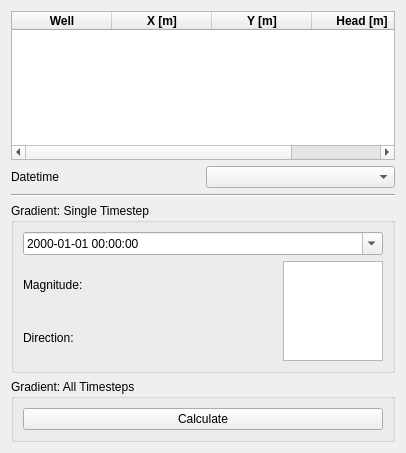
<?xml version="1.0" encoding="UTF-8"?>
<ui version="4.0">
 <class>Form</class>
 <widget class="QWidget" name="Form">
  <property name="geometry">
   <rect>
    <x>0</x>
    <y>0</y>
    <width>406</width>
    <height>453</height>
   </rect>
  </property>
  <property name="windowTitle">
   <string>Form</string>
  </property>
  <layout class="QVBoxLayout" name="verticalLayout_2">
   <item>
    <widget class="QTableWidget" name="tableWidget_menu">
     <property name="toolTip">
      <string>&lt;html&gt;&lt;head/&gt;&lt;body&gt;&lt;p&gt;Pass coordinates and measured values of the wells to the node. Then select wells of interest in this table.&lt;/p&gt;&lt;/body&gt;&lt;/html&gt;</string>
     </property>
     <property name="frameShape">
      <enum>QFrame::StyledPanel</enum>
     </property>
     <property name="frameShadow">
      <enum>QFrame::Sunken</enum>
     </property>
     <property name="horizontalScrollBarPolicy">
      <enum>Qt::ScrollBarAsNeeded</enum>
     </property>
     <property name="sizeAdjustPolicy">
      <enum>QAbstractScrollArea::AdjustToContents</enum>
     </property>
     <property name="editTriggers">
      <set>QAbstractItemView::AnyKeyPressed|QAbstractItemView::DoubleClicked|QAbstractItemView::EditKeyPressed</set>
     </property>
     <property name="alternatingRowColors">
      <bool>true</bool>
     </property>
     <property name="selectionMode">
      <enum>QAbstractItemView::NoSelection</enum>
     </property>
     <property name="selectionBehavior">
      <enum>QAbstractItemView::SelectRows</enum>
     </property>
     <property name="cornerButtonEnabled">
      <bool>false</bool>
     </property>
     <property name="rowCount">
      <number>0</number>
     </property>
     <property name="columnCount">
      <number>4</number>
     </property>
     <attribute name="horizontalHeaderCascadingSectionResizes">
      <bool>false</bool>
     </attribute>
     <attribute name="horizontalHeaderShowSortIndicator" stdset="0">
      <bool>false</bool>
     </attribute>
     <attribute name="horizontalHeaderStretchLastSection">
      <bool>true</bool>
     </attribute>
     <attribute name="verticalHeaderVisible">
      <bool>false</bool>
     </attribute>
     <column>
      <property name="text">
       <string>Well</string>
      </property>
      <property name="toolTip">
       <string>&lt;html&gt;&lt;head/&gt;&lt;body&gt;&lt;p&gt;Name of the well that is automatically read from the table in terminal `coord` of a current Node&lt;/p&gt;&lt;/body&gt;&lt;/html&gt;</string>
      </property>
      <property name="font">
       <font>
        <weight>75</weight>
        <bold>true</bold>
       </font>
      </property>
     </column>
     <column>
      <property name="text">
       <string>X [m]</string>
      </property>
      <property name="toolTip">
       <string>Cartesian X-coordinate of the well in meters</string>
      </property>
      <property name="font">
       <font>
        <weight>75</weight>
        <bold>true</bold>
       </font>
      </property>
     </column>
     <column>
      <property name="text">
       <string>Y [m]</string>
      </property>
      <property name="toolTip">
       <string>Cartesian Y-coordinate of the well in meters</string>
      </property>
      <property name="font">
       <font>
        <weight>75</weight>
        <bold>true</bold>
       </font>
      </property>
     </column>
     <column>
      <property name="text">
       <string>Head [m]</string>
      </property>
      <property name="toolTip">
       <string>&lt;html&gt;&lt;head/&gt;&lt;body&gt;&lt;p&gt;Groundwater head in meters in the well (select the column from the table in terminal `data`)&lt;/p&gt;&lt;/body&gt;&lt;/html&gt;</string>
      </property>
      <property name="font">
       <font>
        <weight>75</weight>
        <bold>true</bold>
       </font>
      </property>
     </column>
    </widget>
   </item>
   <item>
    <layout class="QHBoxLayout" name="layout_datetimeCB">
     <item>
      <widget class="QLabel" name="label_3">
       <property name="text">
        <string>Datetime</string>
       </property>
      </widget>
     </item>
     <item>
      <widget class="QComboBox" name="comboBox_Datetime">
       <property name="toolTip">
        <string>&lt;html&gt;&lt;head/&gt;&lt;body&gt;&lt;p&gt;Name of the column with `DateTime` information, in table from terminal `data`&lt;/p&gt;&lt;/body&gt;&lt;/html&gt;</string>
       </property>
      </widget>
     </item>
    </layout>
   </item>
   <item>
    <widget class="Line" name="line">
     <property name="orientation">
      <enum>Qt::Horizontal</enum>
     </property>
    </widget>
   </item>
   <item>
    <widget class="QGroupBox" name="groupBox_singleTS">
     <property name="title">
      <string>Gradient: Single Timestep</string>
     </property>
     <property name="flat">
      <bool>false</bool>
     </property>
     <property name="checkable">
      <bool>false</bool>
     </property>
     <layout class="QGridLayout" name="gridLayout">
      <item row="0" column="0" colspan="2">
       <widget class="QDateTimeEdit" name="dateTimeEdit">
        <property name="toolTip">
         <string>&lt;html&gt;&lt;head/&gt;&lt;body&gt;&lt;p&gt;Select a single timestep in the timeseries. The datetime given here have to exist in DataFrame in terminal&lt;span style=&quot; font-weight:600;&quot;&gt; `data`&lt;/span&gt; in the column specified with ComboBox &lt;span style=&quot; font-weight:600;&quot;&gt;`Datetime`&lt;/span&gt;&lt;/p&gt;&lt;/body&gt;&lt;/html&gt;</string>
        </property>
        <property name="wrapping">
         <bool>false</bool>
        </property>
        <property name="frame">
         <bool>true</bool>
        </property>
        <property name="buttonSymbols">
         <enum>QAbstractSpinBox::UpDownArrows</enum>
        </property>
        <property name="correctionMode">
         <enum>QAbstractSpinBox::CorrectToNearestValue</enum>
        </property>
        <property name="showGroupSeparator" stdset="0">
         <bool>false</bool>
        </property>
        <property name="currentSection">
         <enum>QDateTimeEdit::YearSection</enum>
        </property>
        <property name="displayFormat">
         <string>yyyy-MM-dd HH:mm:ss</string>
        </property>
        <property name="calendarPopup">
         <bool>true</bool>
        </property>
        <property name="timeSpec">
         <enum>Qt::UTC</enum>
        </property>
       </widget>
      </item>
      <item row="1" column="0">
       <layout class="QHBoxLayout" name="horizontalLayout">
        <item>
         <widget class="QLabel" name="label">
          <property name="text">
           <string>Magnitude:</string>
          </property>
         </widget>
        </item>
        <item>
         <widget class="QLabel" name="label_singleMagVal">
          <property name="toolTip">
           <string>&lt;html&gt;&lt;head/&gt;&lt;body&gt;&lt;p&gt;Calculated gradient magnitude at a given timestep&lt;/p&gt;&lt;/body&gt;&lt;/html&gt;</string>
          </property>
          <property name="text">
           <string/>
          </property>
         </widget>
        </item>
        <item>
         <spacer name="horizontalSpacer">
          <property name="orientation">
           <enum>Qt::Horizontal</enum>
          </property>
          <property name="sizeHint" stdset="0">
           <size>
            <width>40</width>
            <height>20</height>
           </size>
          </property>
         </spacer>
        </item>
       </layout>
      </item>
      <item row="1" column="1" rowspan="2">
       <widget class="QGraphicsView" name="graphicsView_direction">
        <property name="enabled">
         <bool>true</bool>
        </property>
        <property name="minimumSize">
         <size>
          <width>80</width>
          <height>80</height>
         </size>
        </property>
        <property name="maximumSize">
         <size>
          <width>100</width>
          <height>100</height>
         </size>
        </property>
        <property name="toolTip">
         <string>&lt;html&gt;&lt;head/&gt;&lt;body&gt;&lt;p&gt;Draws an arrow that represents a gradient direction for a selected timestep. Note axes direction. Y-axes is assumed to match North&lt;/p&gt;&lt;/body&gt;&lt;/html&gt;</string>
        </property>
        <property name="frameShape">
         <enum>QFrame::StyledPanel</enum>
        </property>
        <property name="frameShadow">
         <enum>QFrame::Plain</enum>
        </property>
        <property name="interactive">
         <bool>false</bool>
        </property>
       </widget>
      </item>
      <item row="2" column="0">
       <layout class="QHBoxLayout" name="horizontalLayout_2">
        <item>
         <widget class="QLabel" name="label_2">
          <property name="text">
           <string>Direction:</string>
          </property>
         </widget>
        </item>
        <item>
         <widget class="QLabel" name="label_singleDirVal">
          <property name="toolTip">
           <string>&lt;html&gt;&lt;head/&gt;&lt;body&gt;&lt;p&gt;Calculated gradient direction at a given timestep. The direction is True Bearing (degrees clockwise from the North). &lt;span style=&quot; font-style:italic;&quot;&gt;Note: that North is considered to match the y-axis of given cartesian coordinates&lt;/span&gt;&lt;/p&gt;&lt;/body&gt;&lt;/html&gt;</string>
          </property>
          <property name="text">
           <string/>
          </property>
         </widget>
        </item>
        <item>
         <spacer name="horizontalSpacer_2">
          <property name="orientation">
           <enum>Qt::Horizontal</enum>
          </property>
          <property name="sizeHint" stdset="0">
           <size>
            <width>40</width>
            <height>20</height>
           </size>
          </property>
         </spacer>
        </item>
       </layout>
      </item>
     </layout>
    </widget>
   </item>
   <item>
    <widget class="QGroupBox" name="groupBox_allTS">
     <property name="title">
      <string>Gradient: All Timesteps</string>
     </property>
     <layout class="QHBoxLayout" name="horizontalLayout_3">
      <item>
       <widget class="QPushButton" name="pushButton_calculateAll">
        <property name="toolTip">
         <string>&lt;html&gt;&lt;head/&gt;&lt;body&gt;&lt;p&gt;Calclate gradient at all timesteps. Results are storen in the output-terminal `All`&lt;/p&gt;&lt;/body&gt;&lt;/html&gt;</string>
        </property>
        <property name="text">
         <string>Calculate</string>
        </property>
       </widget>
      </item>
     </layout>
    </widget>
   </item>
  </layout>
 </widget>
 <resources/>
 <connections/>
</ui>
